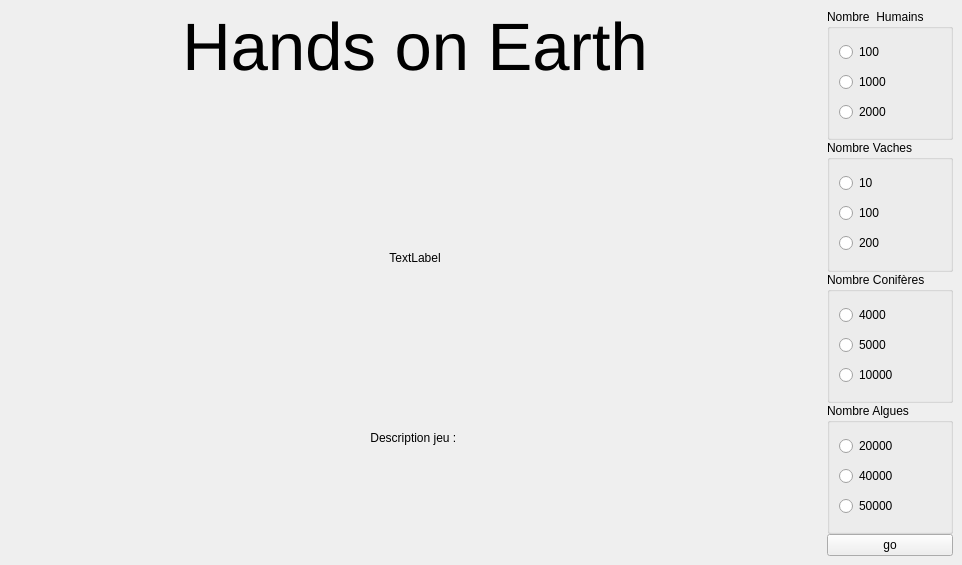
<?xml version="1.0" encoding="UTF-8"?>
<ui version="4.0">
 <class>fenetre1</class>
 <widget class="QMainWindow" name="fenetre1">
  <property name="geometry">
   <rect>
    <x>0</x>
    <y>0</y>
    <width>962</width>
    <height>565</height>
   </rect>
  </property>
  <property name="windowTitle">
   <string>MainWindow</string>
  </property>
  <widget class="QWidget" name="centralwidget">
   <layout class="QHBoxLayout" name="horizontalLayout">
    <item>
     <layout class="QVBoxLayout" name="verticalLayout_6">
      <item>
       <widget class="QLabel" name="Titre_page">
        <property name="sizePolicy">
         <sizepolicy hsizetype="Preferred" vsizetype="Fixed">
          <horstretch>0</horstretch>
          <verstretch>0</verstretch>
         </sizepolicy>
        </property>
        <property name="font">
         <font>
          <pointsize>50</pointsize>
         </font>
        </property>
        <property name="text">
         <string>Hands on Earth</string>
        </property>
        <property name="alignment">
         <set>Qt::AlignHCenter|Qt::AlignTop</set>
        </property>
       </widget>
      </item>
      <item>
       <spacer name="verticalSpacer_5">
        <property name="orientation">
         <enum>Qt::Vertical</enum>
        </property>
        <property name="sizeType">
         <enum>QSizePolicy::MinimumExpanding</enum>
        </property>
        <property name="sizeHint" stdset="0">
         <size>
          <width>50</width>
          <height>20</height>
         </size>
        </property>
       </spacer>
      </item>
      <item>
       <widget class="QLabel" name="Image_Presentation">
        <property name="sizePolicy">
         <sizepolicy hsizetype="MinimumExpanding" vsizetype="MinimumExpanding">
          <horstretch>0</horstretch>
          <verstretch>0</verstretch>
         </sizepolicy>
        </property>
        <property name="text">
         <string>TextLabel</string>
        </property>
        <property name="alignment">
         <set>Qt::AlignCenter</set>
        </property>
       </widget>
      </item>
      <item>
       <spacer name="verticalSpacer_6">
        <property name="orientation">
         <enum>Qt::Vertical</enum>
        </property>
        <property name="sizeType">
         <enum>QSizePolicy::MinimumExpanding</enum>
        </property>
        <property name="sizeHint" stdset="0">
         <size>
          <width>50</width>
          <height>20</height>
         </size>
        </property>
       </spacer>
      </item>
      <item>
       <widget class="QLabel" name="description_jeu">
        <property name="text">
         <string>Description jeu : </string>
        </property>
        <property name="alignment">
         <set>Qt::AlignHCenter|Qt::AlignTop</set>
        </property>
        <property name="wordWrap">
         <bool>true</bool>
        </property>
       </widget>
      </item>
      <item>
       <spacer name="verticalSpacer_4">
        <property name="orientation">
         <enum>Qt::Vertical</enum>
        </property>
        <property name="sizeType">
         <enum>QSizePolicy::MinimumExpanding</enum>
        </property>
        <property name="sizeHint" stdset="0">
         <size>
          <width>50</width>
          <height>20</height>
         </size>
        </property>
       </spacer>
      </item>
      <item>
       <spacer name="horizontalSpacer">
        <property name="orientation">
         <enum>Qt::Horizontal</enum>
        </property>
        <property name="sizeHint" stdset="0">
         <size>
          <width>40</width>
          <height>0</height>
         </size>
        </property>
       </spacer>
      </item>
     </layout>
    </item>
    <item>
     <layout class="QVBoxLayout" name="verticalLayout_5">
      <property name="spacing">
       <number>0</number>
      </property>
      <item>
       <widget class="QGroupBox" name="groupBoxHumain">
        <property name="title">
         <string>Nombre  Humains</string>
        </property>
        <layout class="QVBoxLayout" name="verticalLayout">
         <item>
          <widget class="QRadioButton" name="button_humain_choix1">
           <property name="text">
            <string>100</string>
           </property>
          </widget>
         </item>
         <item>
          <widget class="QRadioButton" name="button_humain_choix2">
           <property name="text">
            <string>1000</string>
           </property>
          </widget>
         </item>
         <item>
          <widget class="QRadioButton" name="button_humain_choix3">
           <property name="text">
            <string>2000</string>
           </property>
          </widget>
         </item>
        </layout>
       </widget>
      </item>
      <item>
       <widget class="QGroupBox" name="groupBoxVache">
        <property name="title">
         <string>Nombre Vaches</string>
        </property>
        <layout class="QVBoxLayout" name="verticalLayout_2">
         <item>
          <widget class="QRadioButton" name="button_vache_choix1">
           <property name="text">
            <string>10</string>
           </property>
          </widget>
         </item>
         <item>
          <widget class="QRadioButton" name="button_vache_choix2">
           <property name="text">
            <string>100</string>
           </property>
          </widget>
         </item>
         <item>
          <widget class="QRadioButton" name="button_vache_choix3">
           <property name="text">
            <string>200</string>
           </property>
          </widget>
         </item>
        </layout>
       </widget>
      </item>
      <item>
       <widget class="QGroupBox" name="groupBox_Conifere">
        <property name="title">
         <string>Nombre Conifères</string>
        </property>
        <layout class="QVBoxLayout" name="verticalLayout_3">
         <item>
          <widget class="QRadioButton" name="button_conifere_choix1">
           <property name="text">
            <string>4000</string>
           </property>
          </widget>
         </item>
         <item>
          <widget class="QRadioButton" name="button_conifere_choix2">
           <property name="text">
            <string>5000</string>
           </property>
          </widget>
         </item>
         <item>
          <widget class="QRadioButton" name="button_conifere_choix3">
           <property name="text">
            <string>10000</string>
           </property>
          </widget>
         </item>
        </layout>
       </widget>
      </item>
      <item>
       <widget class="QGroupBox" name="groupBox_Algue">
        <property name="title">
         <string>Nombre Algues</string>
        </property>
        <layout class="QVBoxLayout" name="verticalLayout_4">
         <item>
          <widget class="QRadioButton" name="button_algue_choix1">
           <property name="text">
            <string>20000</string>
           </property>
          </widget>
         </item>
         <item>
          <widget class="QRadioButton" name="button_algue_choix2">
           <property name="text">
            <string>40000</string>
           </property>
          </widget>
         </item>
         <item>
          <widget class="QRadioButton" name="button_algue_choix3">
           <property name="text">
            <string>50000</string>
           </property>
          </widget>
         </item>
        </layout>
       </widget>
      </item>
      <item>
       <widget class="QPushButton" name="bouton_fenetre1">
        <property name="text">
         <string>go</string>
        </property>
       </widget>
      </item>
     </layout>
    </item>
   </layout>
  </widget>
 </widget>
 <resources/>
 <connections/>
</ui>
